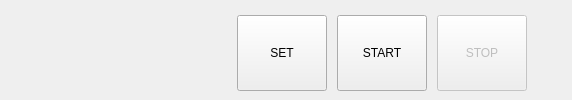
  <widget class="QDockWidget" name="dockWidget_Banner">
   <property name="sizePolicy">
    <sizepolicy hsizetype="Preferred" vsizetype="Fixed">
     <horstretch>0</horstretch>
     <verstretch>0</verstretch>
    </sizepolicy>
   </property>
   <property name="maximumSize">
    <size>
     <width>524287</width>
     <height>173</height>
    </size>
   </property>
   <property name="styleSheet">
    <string notr="true"/>
   </property>
   <property name="features">
    <set>QDockWidget::NoDockWidgetFeatures</set>
   </property>
   <property name="allowedAreas">
    <set>Qt::NoDockWidgetArea</set>
   </property>
   <property name="windowTitle">
    <string/>
   </property>
   <attribute name="dockWidgetArea">
    <number>4</number>
   </attribute>
   <widget class="QWidget" name="dockWidgetContents_2">
    <layout class="QHBoxLayout" name="horizontalLayout_8">
     <property name="topMargin">
      <number>5</number>
     </property>
     <property name="rightMargin">
      <number>5</number>
     </property>
     <item>
      <layout class="QHBoxLayout" name="horizontalLayout_7">
       <item>
        <layout class="QVBoxLayout" name="verticalLayout_3">
         <item>
          <layout class="QHBoxLayout" name="horizontalLayout_6" stretch="0,1">
           <property name="topMargin">
            <number>10</number>
           </property>
           <item>
            <layout class="QHBoxLayout" name="horizontalLayout_4">
             <property name="leftMargin">
              <number>10</number>
             </property>
             <item>
              <widget class="QLabel" name="lb_Logo">
               <property name="minimumSize">
                <size>
                 <width>172</width>
                 <height>40</height>
                </size>
               </property>
               <property name="maximumSize">
                <size>
                 <width>16777215</width>
                 <height>30</height>
                </size>
               </property>
               <property name="text">
                <string/>
               </property>
               <property name="pixmap">
                <pixmap resource="../../Resource/GlassInspection_v3.qrc">:/Logo/Logo/Logo.png</pixmap>
               </property>
               <property name="scaledContents">
                <bool>true</bool>
               </property>
              </widget>
             </item>
             <item>
              <spacer name="horizontalSpacer_5">
               <property name="orientation">
                <enum>Qt::Horizontal</enum>
               </property>
               <property name="sizeHint" stdset="0">
                <size>
                 <width>40</width>
                 <height>20</height>
                </size>
               </property>
              </spacer>
             </item>
            </layout>
           </item>
           <item>
            <layout class="QVBoxLayout" name="verticalLayout_2">
             <item>
              <layout class="QHBoxLayout" name="horizontalLayout">
               <property name="spacing">
                <number>10</number>
               </property>
               <item>
                <widget class="QToolButton" name="toolButton_Config">
                 <property name="minimumSize">
                  <size>
                   <width>90</width>
                   <height>33</height>
                  </size>
                 </property>
                 <property name="maximumSize">
                  <size>
                   <width>90</width>
                   <height>80</height>
                  </size>
                 </property>
                 <property name="styleSheet">
                  <string notr="true"/>
                 </property>
                 <property name="text">
                  <string>SET</string>
                 </property>
                 <property name="icon">
                  <iconset resource="../../Resource/GlassInspection_v3.qrc">
                   <normaloff>:/ToolButton/ToolButton/Conifg.png</normaloff>:/ToolButton/ToolButton/Conifg.png</iconset>
                 </property>
                 <property name="iconSize">
                  <size>
                   <width>35</width>
                   <height>35</height>
                  </size>
                 </property>
                 <property name="toolButtonStyle">
                  <enum>Qt::ToolButtonTextUnderIcon</enum>
                 </property>
                </widget>
               </item>
               <item>
                <widget class="QToolButton" name="toolButton_StartWorking">
                 <property name="minimumSize">
                  <size>
                   <width>90</width>
                   <height>33</height>
                  </size>
                 </property>
                 <property name="maximumSize">
                  <size>
                   <width>90</width>
                   <height>80</height>
                  </size>
                 </property>
                 <property name="styleSheet">
                  <string notr="true"/>
                 </property>
                 <property name="text">
                  <string>START</string>
                 </property>
                 <property name="icon">
                  <iconset resource="../../Resource/GlassInspection_v3.qrc">
                   <normaloff>:/ToolButton/ToolButton/Start.png</normaloff>:/ToolButton/ToolButton/Start.png</iconset>
                 </property>
                 <property name="iconSize">
                  <size>
                   <width>35</width>
                   <height>35</height>
                  </size>
                 </property>
                 <property name="toolButtonStyle">
                  <enum>Qt::ToolButtonTextUnderIcon</enum>
                 </property>
                </widget>
               </item>
               <item>
                <widget class="QToolButton" name="toolButton_StopWorking">
                 <property name="enabled">
                  <bool>false</bool>
                 </property>
                 <property name="minimumSize">
                  <size>
                   <width>90</width>
                   <height>33</height>
                  </size>
                 </property>
                 <property name="maximumSize">
                  <size>
                   <width>90</width>
                   <height>80</height>
                  </size>
                 </property>
                 <property name="styleSheet">
                  <string notr="true">/*background-color: rgb(85, 170, 255);*/</string>
                 </property>
                 <property name="text">
                  <string>STOP</string>
                 </property>
                 <property name="icon">
                  <iconset resource="../../Resource/GlassInspection_v3.qrc">
                   <normaloff>:/ToolButton/ToolButton/Stop.png</normaloff>:/ToolButton/ToolButton/Stop.png</iconset>
                 </property>
                 <property name="iconSize">
                  <size>
                   <width>35</width>
                   <height>35</height>
                  </size>
                 </property>
                 <property name="toolButtonStyle">
                  <enum>Qt::ToolButtonTextUnderIcon</enum>
                 </property>
                </widget>
               </item>
               <item>
                <spacer name="horizontalSpacer">
                 <property name="orientation">
                  <enum>Qt::Horizontal</enum>
                 </property>
                 <property name="sizeHint" stdset="0">
                  <size>
                   <width>40</width>
                   <height>20</height>
                  </size>
                 </property>
                </spacer>
               </item>
              </layout>
             </item>
            </layout>
           </item>
          </layout>
         </item>
        </layout>
       </item>
      </layout>
     </item>
    </layout>
   </widget>
  </widget>
